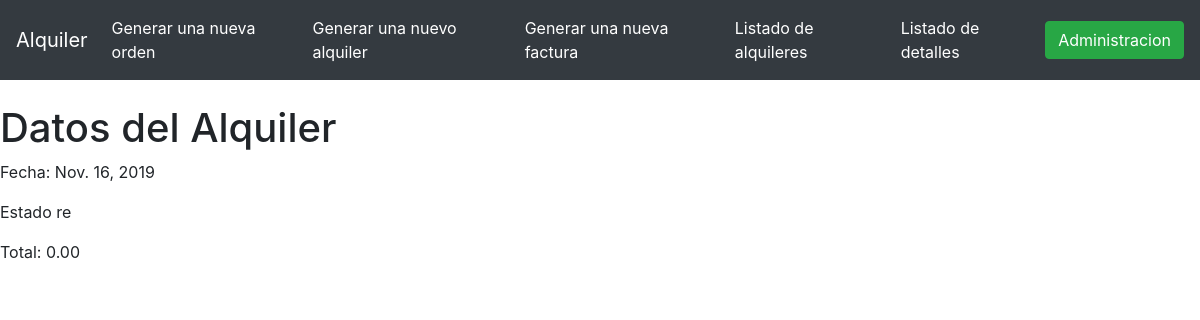
Screenshot of /alquilerinfo/1 with the database file from the repository.
### renta/models.py (models this page shows, shortened)
class Alquiler(models.Model):
    ESTADO_ALQUILER=[
        ("re", "recivida"),
        ("pa", "pagada"),
        ("pr","proceso"),
    ]
    fecha_alquiler=models.DateField(auto_now_add=True)
    maquinaria=models.ManyToManyField(Maquinaria,through="Detalle_Alquiler")
    estado=models.CharField(max_length=3,choices=ESTADO_ALQUILER,default="re")
    total=models.DecimalField(max_digits=6,decimal_places=2,blank=True,null=True)
    class Meta:
        verbose_name = 'Alquiler'
        verbose_name_plural = 'Alquilers'

### renta/views.py (the view)
# urls.py: path("alquilerinfo/<int:pk>", views.AlquilerDetailView.as_view(), name="info_alquiler"),
class AlquilerDetailView(generic.DetailView):
    model = Alquiler
    template_name = "info_alquiler.html"

### renta/templates/info_alquiler.html (shortened to what this page needs)
<!DOCTYPE html>
<html lang="en">
<head>
    <link rel="stylesheet" href="https://stackpath.bootstrapcdn.com/bootstrap/4.3.1/css/bootstrap.min.css">
    {% load static  %}
</head>
<body>
        <nav class="navbar navbar-expand-lg navbar navbar-dark bg-dark">
                <a class="navbar-brand" href="/renta">Alquiler</a>
                <div class="collapse navbar-collapse" id="navbarSupportedContent">
                  <ul class="navbar-nav mr-auto">
                     <li class="nav-item active">
                      <a class="nav-link" href="/alquiler">Generar una nueva orden<span class="sr-only">(current)</span></a>
                    </li>
                    <li class="nav-item active">
                            <a class="nav-link" href="/detalle">Generar una nuevo alquiler<span class="sr-only">(current)</span></a>
                          </li>
                    <li class="nav-item active">
                      <a class="nav-link" href="/factura">Generar una nueva factura<span class="sr-only">(current)</span></a>
                    </li>
                    <li class="nav-item active">
                      <a class="nav-link" href="/listalquiler">Listado de alquileres<span class="sr-only">(current)</span></a>
                    </li>
                    <li class="nav-item active">
                        <a class="nav-link" href="/l_detalle">Listado de detalles<span class="sr-only">(current)</span></a>
                      </li>
                  </ul>
                  <form class="form-inline my-2 my-lg-0">
                      <a href="/cliente/menu" class="btn btn-success">Administracion</a>
                  </form>
                </div>
              </nav>
              <br>
    <h1>Datos del Alquiler</h1>
    <p>Fecha: {{object.fecha_alquiler}}</p>
    <p>Estado {{object.estado}}</p>
    <p>Total: {{object.total}}</p>
</body>
</html>

### rows the page displays
Alquiler: fecha_alquiler "Nov. 16, 2019", estado "re", total "0.00"
